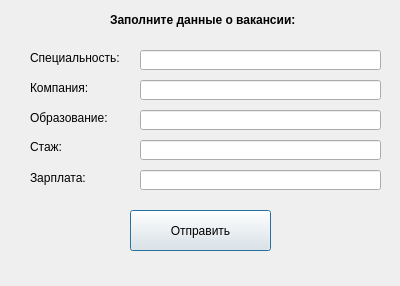
<?xml version="1.0" encoding="UTF-8"?>
<ui version="4.0">
 <class>AddVacancy</class>
 <widget class="QDialog" name="AddVacancy">
  <property name="geometry">
   <rect>
    <x>0</x>
    <y>0</y>
    <width>400</width>
    <height>286</height>
   </rect>
  </property>
  <property name="windowTitle">
   <string>Dialog</string>
  </property>
  <widget class="QLabel" name="label_7">
   <property name="geometry">
    <rect>
     <x>110</x>
     <y>10</y>
     <width>251</width>
     <height>20</height>
    </rect>
   </property>
   <property name="font">
    <font>
     <pointsize>9</pointsize>
     <weight>75</weight>
     <bold>true</bold>
    </font>
   </property>
   <property name="text">
    <string>Заполните данные о вакансии:</string>
   </property>
  </widget>
  <widget class="QLabel" name="label_8">
   <property name="geometry">
    <rect>
     <x>30</x>
     <y>50</y>
     <width>91</width>
     <height>16</height>
    </rect>
   </property>
   <property name="text">
    <string>Специальность:</string>
   </property>
  </widget>
  <widget class="QLabel" name="label_9">
   <property name="geometry">
    <rect>
     <x>30</x>
     <y>110</y>
     <width>91</width>
     <height>16</height>
    </rect>
   </property>
   <property name="text">
    <string>Образование:</string>
   </property>
  </widget>
  <widget class="QLabel" name="label_10">
   <property name="geometry">
    <rect>
     <x>30</x>
     <y>140</y>
     <width>47</width>
     <height>13</height>
    </rect>
   </property>
   <property name="text">
    <string>Стаж:</string>
   </property>
  </widget>
  <widget class="QLabel" name="label_11">
   <property name="geometry">
    <rect>
     <x>30</x>
     <y>170</y>
     <width>61</width>
     <height>16</height>
    </rect>
   </property>
   <property name="text">
    <string>Зарплата:</string>
   </property>
  </widget>
  <widget class="QLineEdit" name="Specialty">
   <property name="geometry">
    <rect>
     <x>140</x>
     <y>50</y>
     <width>241</width>
     <height>20</height>
    </rect>
   </property>
  </widget>
  <widget class="QLineEdit" name="Education">
   <property name="geometry">
    <rect>
     <x>140</x>
     <y>110</y>
     <width>241</width>
     <height>20</height>
    </rect>
   </property>
  </widget>
  <widget class="QLineEdit" name="Experience">
   <property name="geometry">
    <rect>
     <x>140</x>
     <y>140</y>
     <width>241</width>
     <height>20</height>
    </rect>
   </property>
  </widget>
  <widget class="QLineEdit" name="Salary">
   <property name="geometry">
    <rect>
     <x>140</x>
     <y>170</y>
     <width>241</width>
     <height>20</height>
    </rect>
   </property>
  </widget>
  <widget class="QPushButton" name="pushButton">
   <property name="geometry">
    <rect>
     <x>130</x>
     <y>210</y>
     <width>141</width>
     <height>41</height>
    </rect>
   </property>
   <property name="text">
    <string>Отправить</string>
   </property>
  </widget>
  <widget class="QLabel" name="label">
   <property name="geometry">
    <rect>
     <x>30</x>
     <y>80</y>
     <width>81</width>
     <height>16</height>
    </rect>
   </property>
   <property name="text">
    <string>Компания:</string>
   </property>
  </widget>
  <widget class="QLineEdit" name="Organisation">
   <property name="geometry">
    <rect>
     <x>140</x>
     <y>80</y>
     <width>241</width>
     <height>20</height>
    </rect>
   </property>
  </widget>
 </widget>
 <resources/>
 <connections/>
</ui>
